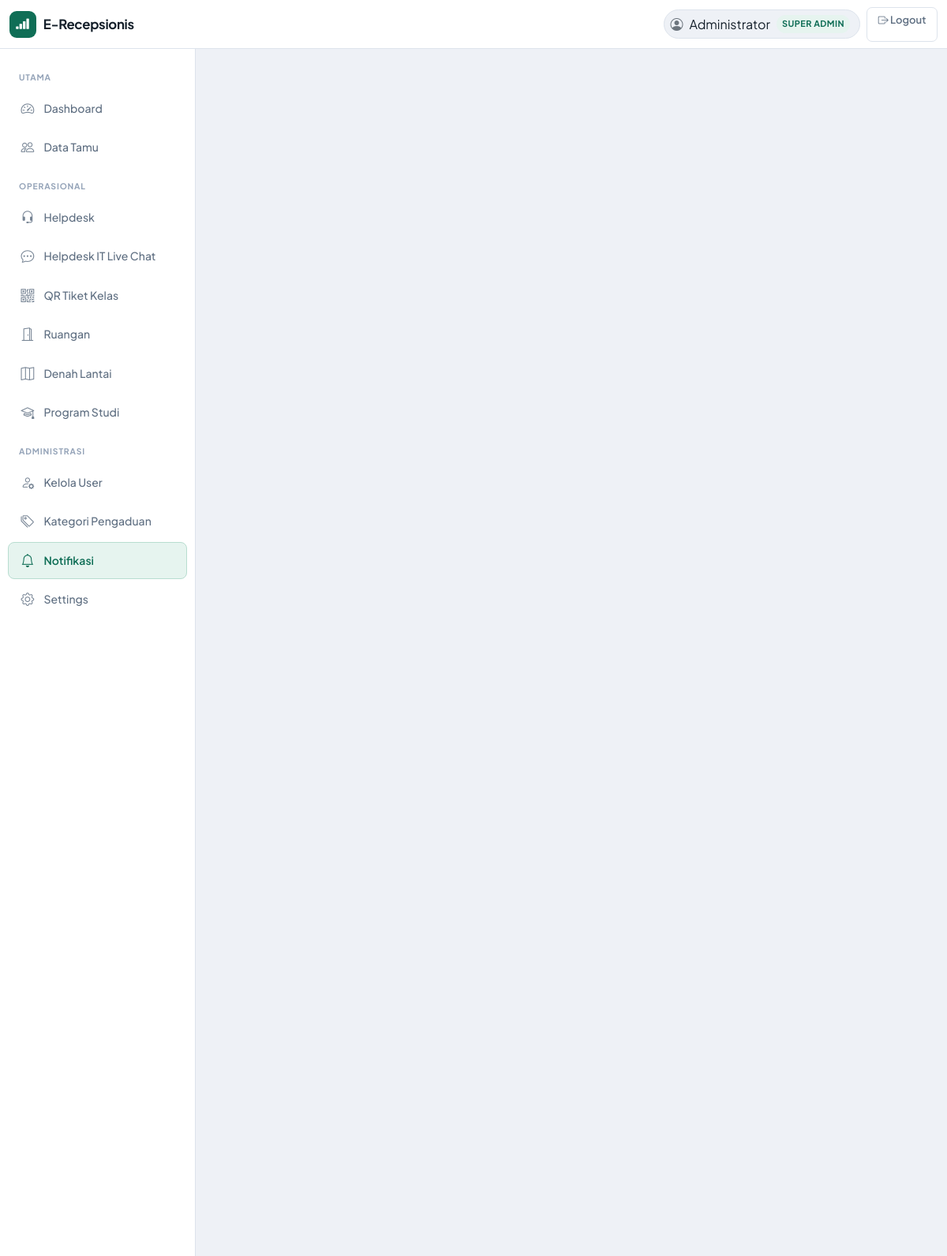
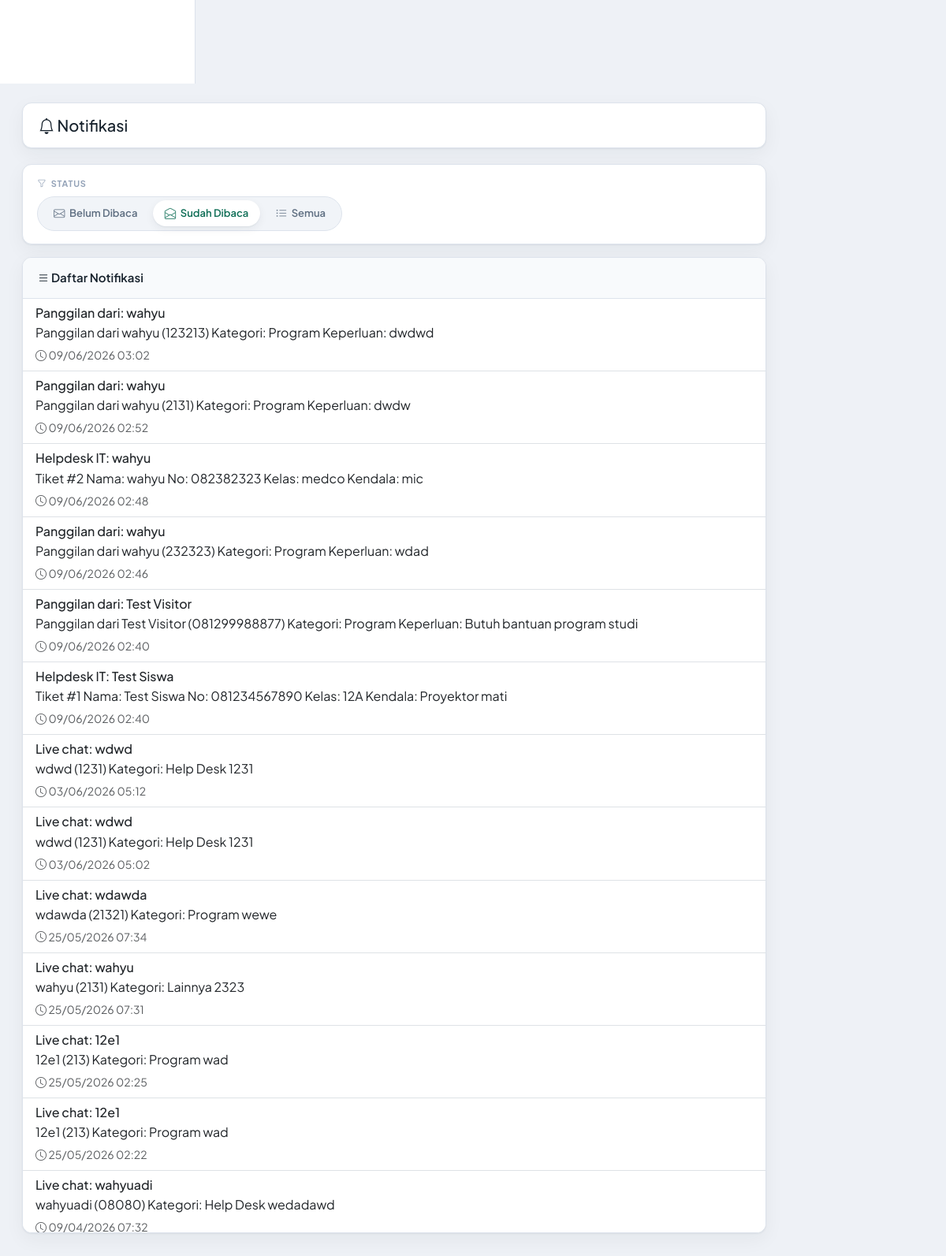
Page /admin/notifications.php?status=read (signed in) on the committed database (2 pictures, top to bottom).
### tables this page shows
CREATE TABLE `notifications` (
  `id` int NOT NULL AUTO_INCREMENT,
  `host_id` int DEFAULT NULL,
  `visitor_id` int DEFAULT NULL,
  `type` enum('checkin','appointment','queue','checkout','system') DEFAULT 'checkin',
  `title` varchar(200) NOT NULL,
  `message` text NOT NULL,
  `status` enum('unread','read') DEFAULT 'unread',
  `email_sent` tinyint(1) DEFAULT '0',
  `sms_sent` tinyint(1) DEFAULT '0',
  `created_at` timestamp NULL DEFAULT CURRENT_TIMESTAMP,
  PRIMARY KEY (`id`),
  KEY `visitor_id` (`visitor_id`),
  KEY `idx_host` (`host_id`),
  KEY `idx_status` (`status`),
  KEY `idx_type` (`type`),
  CONSTRAINT `notifications_ibfk_1` FOREIGN KEY (`host_id`) REFERENCES `hosts` (`id`) ON DELETE CASCADE,
  CONSTRAINT `notifications_ibfk_2` FOREIGN KEY (`visitor_id`) REFERENCES `visitors` (`id`) ON DELETE SET NULL
);

### koneksi.php (called while the page is built, shortened)
<?php
$host = "localhost";
$user = "root";
$pass = "root";
$dbname = "recepsionis_db";
$koneksi = new mysqli($host, $user, $pass, $dbname);
$koneksi->set_charset("utf8mb4");
function esc($string) {
    global $koneksi;
    return $koneksi->real_escape_string($string);
}

### admin/notifications.php (the view, shortened to what this page needs)
<?php
require_once 'auth.php';
$status_filter = $_GET['status'] ?? 'unread';
$query = "SELECT n.*, v.nama as visitor_nama, h.nama as host_nama
          FROM notifications n
          LEFT JOIN visitors v ON n.visitor_id = v.id
          LEFT JOIN hosts h ON n.host_id = h.id";
if ($status_filter != 'all') {
    $status_filter_esc = esc($status_filter);
    $query .= " WHERE n.status = '$status_filter_esc'";
}
$query .= " ORDER BY n.created_at DESC LIMIT 100";
$notifications = $koneksi->query($query);
?>
<!DOCTYPE html>
<html lang="id">
<head>
    <link href="https://cdn.jsdelivr.net/npm/bootstrap@5.3.2/dist/css/bootstrap.min.css" rel="stylesheet">
    <link href="https://cdn.jsdelivr.net/npm/bootstrap-icons@1.11.1/font/bootstrap-icons.css" rel="stylesheet">
    <link href="../assets/css/style.css" rel="stylesheet">
    <?php include 'include_staff_call_head.php'; ?>
</head>
<body>
    <?php include 'navbar.php'; ?>
    <div class="container-fluid">
        <div class="row">
            <?php include 'sidebar.php'; ?>
            <div class="col-md-10 content-area">
                <div class="d-flex justify-content-between align-items-center mb-4">
                    <h2>
                        <i class="bi bi-bell"></i> Notifikasi
                    </h2>
                </div>
                <div class="card mb-3 adm-filter-panel">
                    <div class="card-body">
                        <div class="adm-filter-toolbar">
                            <div class="adm-filter-group">
                                <span class="adm-filter-label"><i class="bi bi-funnel"></i> Status</span>
                                <div class="adm-segment" role="group" aria-label="Filter notifikasi">
                                    <a href="?status=unread" class="adm-segment-item <?= $status_filter == 'unread' ? 'is-active' : '' ?>">
                                        <i class="bi bi-envelope"></i> Belum Dibaca
                                    </a>
                                    <a href="?status=read" class="adm-segment-item <?= $status_filter == 'read' ? 'is-active' : '' ?>">
                                        <i class="bi bi-envelope-open"></i> Sudah Dibaca
                                    </a>
                                    <a href="?status=all" class="adm-segment-item <?= $status_filter == 'all' ? 'is-active' : '' ?>">
                                        <i class="bi bi-list-ul"></i> Semua
                                    </a>
                                </div>
                            </div>
                        </div>
                    </div>
                </div>
                <div class="card">
                    <div class="card-header">
                        <i class="bi bi-list"></i> Daftar Notifikasi
                    </div>
                    <div class="card-body p-0" style="max-height: 70vh; overflow-y: auto;">
                        <?php if ($notifications && $notifications->num_rows > 0): ?>
                            <div class="list-group list-group-flush">
                                <?php while ($notif = $notifications->fetch_assoc()): ?>
                                    <div class="list-group-item <?= $notif['status'] == 'unread' ? 'bg-light' : '' ?>">
                                        <div class="d-flex justify-content-between align-items-start">
                                            <div class="flex-grow-1">
                                                <h6 class="mb-1">
                                                    <?= htmlspecialchars($notif['title']) ?>
                                                </h6>
                                                <p class="mb-1"><?= htmlspecialchars($notif['message']) ?></p>
                                                <small class="text-muted">
                                                    <i class="bi bi-clock"></i> <?= date('d/m/Y H:i', strtotime($notif['created_at'])) ?>
                                                </small>
                                            </div>
                                        </div>
                                    </div>
                                <?php endwhile; ?>
                            </div>
                        <?php endif; ?>
                    </div>
                </div>
            </div>
        </div>
    </div>
</body>
</html>

### assets/css/style.css (style rules this page uses)
:root { --primary: #2563eb; --secondary: #0369a1; --success: #10b981; --danger: #ef4444; --warning: #f59e0b; --info: #3b82f6; --dark: #1e293b; --light: #f8fafc; }
body { font-family: 'Segoe UI', Tahoma, Geneva, Verdana, sans-serif; background: #f1f5f9; }
.content-area { padding: 20px; }
@media (min-width: 992px) { .content-area { height: calc(100vh - 56px); overflow-y: auto; } }
.card { border: none; border-radius: 12px; box-shadow: 0 2px 10px rgba(0,0,0,0.05); margin-bottom: 20px; }
.card-header { background: linear-gradient(135deg, var(--primary), var(--secondary)); color: white; border-radius: 12px 12px 0 0 !important; font-weight: 600; padding: 15px 20px; }
:root { --visitor-bg: #f2f4f8; --visitor-surface: #ffffff; --visitor-surface-soft: #f8fafc; --visitor-text: #0f172a; --visitor-text-muted: #475569; --visitor-border: #e2e8f0; --visitor-primary: #0b3b8c; --visitor-accent: #1e56b3; --visitor-primary-soft: #e8efff; --visitor-shadow: 0 12px 36px rgba(15, 23, 42, 0.10); --visitor-shadow-soft: 0 6px 18px rgba(15, 23, 42, 0.08); --visitor-radius-lg: 20px; --visitor-radius-md: 14px; --visitor-radius-sm: 10px; }
body { color: var(--visitor-text); }

### assets/css/admin-theme.css (style rules this page uses)
body:has(.sidebar) { --primary: #0f6e56; --secondary: #155e75; --success: #059669; --danger: #dc2626; --warning: #d97706; --info: #0284c7; --adm-bg: #eef1f6; --adm-surface: #ffffff; --adm-border: #dde3ec; --adm-border-strong: #c8d2df; --adm-text: #15202b; --adm-muted: #5f6f82; --adm-accent: #0f6e56; --adm-accent-soft: #e6f4ef; --adm-accent-muted: #b8ddd0; --adm-nav-h: 62px; --adm-sidebar-w: 248px; --adm-radius: 12px; --adm-radius-sm: 8px; --adm-shadow: 0 1px 2px rgba(21, 32, 43, 0.06), 0 8px 24px rgba(21, 32, 43, 0.05); --adm-font: 'Plus Jakarta Sans', 'Segoe UI', system-ui, sans-serif; font-family: var(--adm-font); background: var(--adm-bg); color: var(--adm-text); -webkit-font-smoothing: antialiased; }
body:has(.sidebar) .content-area { padding: 1.5rem 1.75rem 2rem; height: calc(100vh - var(--adm-nav-h)); overflow-y: auto; background: transparent; }
body:has(.sidebar) .card { border: 1px solid var(--adm-border); border-radius: var(--adm-radius); box-shadow: var(--adm-shadow); margin-bottom: 1.25rem; overflow: hidden; }
body:has(.sidebar) .card-header { background: #f8fafc; color: var(--adm-text); border-bottom: 1px solid var(--adm-border); font-weight: 600; font-size: 0.9375rem; padding: 0.9rem 1.15rem; border-radius: 0 !important; }
body:has(.sidebar) .card-body { padding: 1.15rem; }
body:has(.sidebar) .content-area > .d-flex.justify-content-between.align-items-center.mb-4 { background: var(--adm-surface); border: 1px solid var(--adm-border); border-radius: var(--adm-radius); padding: 1rem 1.25rem; box-shadow: var(--adm-shadow); margin-bottom: 1.25rem !important; }
body:has(.sidebar) .content-area > .d-flex.justify-content-between.align-items-center.mb-4 h2 { margin-bottom: 0 !important; font-size: 1.25rem; }
body:has(.sidebar) .adm-filter-panel .card-body { padding: 1rem 1.15rem; }
body:has(.sidebar) .adm-filter-toolbar { display: flex; flex-wrap: wrap; align-items: flex-end; gap: 1rem 1.25rem; }
body:has(.sidebar) .adm-filter-group { display: flex; flex-direction: column; gap: 0.45rem; min-width: 0; }
body:has(.sidebar) .adm-filter-label { font-size: 0.68rem; font-weight: 700; letter-spacing: 0.07em; text-transform: uppercase; color: #94a3b8; display: inline-flex; align-items: center; gap: 0.35rem; }
body:has(.sidebar) .adm-segment { display: inline-flex; flex-wrap: wrap; align-items: center; gap: 0.25rem; padding: 0.28rem; background: #f1f4f8; border: 1px solid var(--adm-border); border-radius: 999px; }
body:has(.sidebar) .adm-segment-item { display: inline-flex; align-items: center; gap: 0.35rem; padding: 0.5rem 0.95rem; border-radius: 999px; font-size: 0.8125rem; font-weight: 600; line-height: 1.2; color: var(--adm-muted); text-decoration: none; white-space: nowrap; transition: background 0.15s ease, color 0.15s ease, box-shadow 0.15s ease; }
body:has(.sidebar) .adm-segment-item i { font-size: 0.9rem; opacity: 0.85; }
body:has(.sidebar) .adm-segment-item.is-active { background: #fff; color: var(--adm-accent); box-shadow: 0 1px 2px rgba(21, 32, 43, 0.06), 0 4px 12px rgba(21, 32, 43, 0.06); }

### rows in the picture
notifications: title "Panggilan dari: wahyu", message "Panggilan dari wahyu (123213) Kategori: Program Keperluan: dwdwd", created_at "09/06/2026 03:02"
notifications: title "Panggilan dari: wahyu", message "Panggilan dari wahyu (2131) Kategori: Program Keperluan: dwdw", created_at "09/06/2026 02:52"
notifications: title "Helpdesk IT: wahyu", message "Tiket #2 Nama: wahyu No: 082382323 Kelas: medco Kendala: mic", created_at "09/06/2026 02:48"
notifications: title "Panggilan dari: wahyu", message "Panggilan dari wahyu (232323) Kategori: Program Keperluan: wdad", created_at "09/06/2026 02:46"
notifications: title "Panggilan dari: Test Visitor", message "Panggilan dari Test Visitor (081299988877) Kategori: Program Keperluan: Butuh bantuan program studi", created_at "09/06/2026 02:40"
notifications: title "Helpdesk IT: Test Siswa", message "Tiket #1 Nama: Test Siswa No: 081234567890 Kelas: 12A Kendala: Proyektor mati", created_at "09/06/2026 02:40"
notifications: title "Live chat: wdwd", message "wdwd (1231) Kategori: Help Desk 1231", created_at "03/06/2026 05:12"
notifications: title "Live chat: wdwd", message "wdwd (1231) Kategori: Help Desk 1231", created_at "03/06/2026 05:02"
notifications: title "Live chat: wdawda", message "wdawda (21321) Kategori: Program wewe", created_at "25/05/2026 07:34"
notifications: title "Live chat: wahyu", message "wahyu (2131) Kategori: Lainnya 2323", created_at "25/05/2026 07:31"
notifications: title "Live chat: 12e1", message "12e1 (213) Kategori: Program wad", created_at "25/05/2026 02:25"
notifications: title "Live chat: 12e1", message "12e1 (213) Kategori: Program wad", created_at "25/05/2026 02:22"
notifications: title "Live chat: wahyuadi", message "wahyuadi (08080) Kategori: Help Desk wedadawd", created_at "09/04/2026 07:32"

### other values in the picture
$_SESSION['nama_lengkap'] "Administrator"
